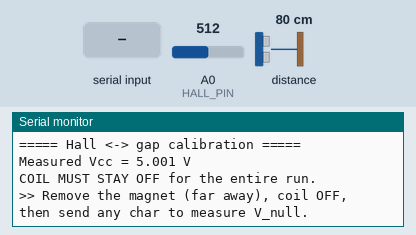
The sketch below on a simulated Arduino Uno, built with avr-gcc and run on an emulated ATmega328P. Shown: the last lines printed to the serial monitor. The inputs (shaded band) are chosen by the test bench; at power-on: distance to the obstacle 80 cm, A0 (HALL_PIN) = 512.

Above: at 0.8 s.
0.9 s: "1" received over Serial
At 1.12 s:
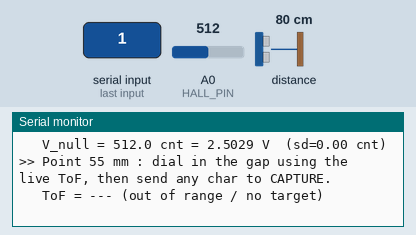
2.4 s: distance to the obstacle set to 2 cm
At 2.72 s:
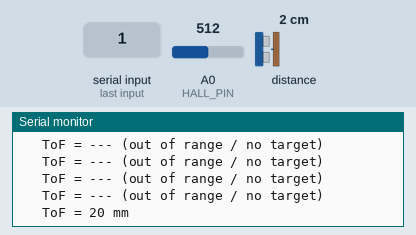
4.4 s: "0" received over Serial
6.9 s: distance to the obstacle set to 4 cm
At 7.02 s:
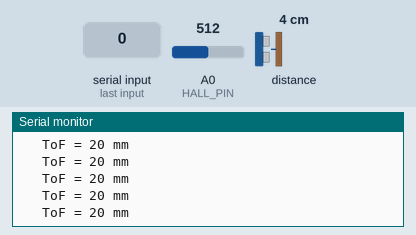

Measured:
- after the input at 0.9 s, the serial monitor: prints a new line at once (image 1)
- after the input at 2.4 s, the serial monitor: prints a new line after 0.17 s (image 2)

The sketch:

calibrate_hall.ino
```cpp
/*
 * calibrate_hall.ino -- build the Hall(B) <-> air-gap calibration table.
 *
 * Idea: you roughly place the floating magnet at a sequence of target gaps
 * (60 mm center, 1 mm steps, 5 below + 5 above => 55..65 mm, 11 points). The
 * REAL gap at each point is measured by the VL53L1X (ground truth); at the same
 * point the SS49EUA Hall output is sampled 1000x and reduced to mean + std. The
 * paired (tof_gap, hall_mean) rows are what you fit later to get y = f(Hall).
 *
 * ***  THE COIL MUST BE OFF FOR THE WHOLE PROCEDURE.  ***  With the coil live the
 * Hall would read B_PM(y) + B_coil(i); calibrating the permanent-magnet curve
 * requires B_coil = 0.
 *
 * Wiring:  SS49EUA OUT -> A0 (Vcc from the same 5V as the ADC ref).
 *          VL53L1X on I2C (A4=SDA, A5=SCL), ranging down at the magnet so its
 *          reading IS the gap.  Serial @115200.
 *
 * Flow: follow the prompts. For each target, use the live ToF readout to dial in
 * the gap, then send any character to CAPTURE. A copy-paste CSV table prints at
 * the end.  Press the board reset to run again.
 */
#include <Arduino.h>
#include <Wire.h>
#include <VL53L1X.h>

// ---- What to sweep ----
static const float   GAP_CENTER   = 60.0f;   // mm, ideal gap
static const float   GAP_STEP     = 1.0f;    // mm between points
static const int     N_SIDE       = 5;       // points on each side of center
static const int     N_PTS        = 2 * N_SIDE + 1;   // 11 targets: 55..65
static const uint32_t HALL_SAMPLES = 1000;   // fast ADC reads per point
static const uint16_t TOF_SAMPLES  = 30;     // ToF reads averaged per point

// ---- Hall front-end ----
static const uint8_t HALL_PIN = A0;
static const float   HALL_SENS_MV_PER_G = 1.8f;  // SS49E typ.; VERIFY on datasheet
#define ADC_FULL 1023.0f

VL53L1X tof;

// ---- Results (paired) ----
static float r_target[N_PTS], r_tofMean[N_PTS], r_tofStd[N_PTS];
static float r_hallMean[N_PTS], r_hallStd[N_PTS];

static float g_vref   = 5.0f;    // measured Vcc (V)
static float g_nullC  = 512.0f;  // V_null in counts

// ---------------- Fast ADC (same as test_hall) ----------------
static inline uint16_t adcRead() {
  ADCSRA |= _BV(ADSC);
  while (ADCSRA & _BV(ADSC)) {}
  return ADC;
}
static void adcSetupFast() {
  ADMUX  = _BV(REFS0) | (HALL_PIN - A0);   // AVCC ref, channel A0
  ADCSRA = _BV(ADEN) | _BV(ADPS2);         // enable + /16 (~77 kSPS)
  adcRead(); adcRead();
}
static long readVccmV() {
  ADMUX = _BV(REFS0) | _BV(MUX3) | _BV(MUX2) | _BV(MUX1); // 1.1V bandgap vs AVCC
  delay(2); adcRead();
  uint16_t adc = adcRead();
  long vcc = (adc > 0) ? (1125300L / adc) : 0;
  ADMUX = _BV(REFS0) | (HALL_PIN - A0);
  adcRead(); adcRead();
  return vcc;
}

// ---------------- Stats helpers ----------------
static void hallStats(uint32_t n, float *mean_c, float *std_c) {
  uint32_t sum = 0; uint64_t sumsq = 0;
  for (uint32_t i = 0; i < n; i++) { uint16_t v = adcRead(); sum += v; sumsq += (uint32_t)v * v; }
  double m = (double)sum / n;
  double var = (double)sumsq / n - m * m;
  *mean_c = m; *std_c = var > 0 ? sqrt(var) : 0;
}
static bool tofValid(uint16_t mm) { return !tof.timeoutOccurred() && mm > 0 && mm < 400; }

static void tofStats(uint16_t n, float *mean_mm, float *std_mm, uint16_t *valid) {
  double sum = 0, sumsq = 0; uint16_t k = 0;
  for (uint16_t i = 0; i < n; i++) {
    uint16_t mm = tof.read();               // blocks until a fresh range is ready
    if (!tofValid(mm)) continue;
    sum += mm; sumsq += (double)mm * mm; k++;
  }
  *valid = k;
  if (k == 0) { *mean_mm = 0; *std_mm = 0; return; }
  double m = sum / k;
  double var = sumsq / k - m * m;
  *mean_mm = m; *std_mm = var > 0 ? sqrt(var) : 0;
}

static void flushSerial() { while (Serial.available()) Serial.read(); }

// Stream live ToF for positioning; return when the user sends any character.
static void positionAndWait(float target) {
  flushSerial();
  Serial.print(F("\n>> Point ")); Serial.print(target, 0);
  Serial.println(F(" mm : dial in the gap using the live ToF, then send any char to CAPTURE."));
  unsigned long last = 0;
  for (;;) {
    if (Serial.available()) { flushSerial(); return; }
    if (millis() - last > 200) {
      last = millis();
      uint16_t mm = tof.read();
      Serial.print(F("   ToF = "));
      if (tofValid(mm)) { Serial.print(mm); Serial.println(F(" mm")); }
      else              { Serial.println(F("--- (out of range / no target)")); }
    }
  }
}

// ---------------- Setup runs the whole calibration once ----------------
void setup() {
  Serial.begin(115200);
  while (!Serial) {}
  adcSetupFast();
  g_vref = readVccmV() / 1000.0f;

  Wire.begin();
  Wire.setClock(400000);
  tof.setTimeout(500);
  if (!tof.init()) { Serial.println(F("VL53L1X init FAILED -- check I2C wiring")); while (1) {} }
  tof.setDistanceMode(VL53L1X::Short);       // 55-65 mm: short mode is fast & robust
  tof.setMeasurementTimingBudget(50000);     // 50 ms: favor ACCURACY (this is calibration)
  tof.startContinuous(50);

  Serial.println(F("\n===== Hall <-> gap calibration ====="));
  Serial.print (F("Measured Vcc = ")); Serial.print(g_vref, 3); Serial.println(F(" V"));
  Serial.println(F("COIL MUST STAY OFF for the entire run.\n"));

  // --- V_null: magnet far away ---
  Serial.println(F(">> Remove the magnet (far away), coil OFF, then send any char to measure V_null."));
  flushSerial(); while (!Serial.available()) {} flushSerial();
  { float m, s; hallStats(HALL_SAMPLES, &m, &s); g_nullC = m;
    Serial.print(F("   V_null = ")); Serial.print(m, 1); Serial.print(F(" cnt = "));
    Serial.print(m * g_vref / ADC_FULL, 4); Serial.print(F(" V  (sd="));
    Serial.print(s, 2); Serial.println(F(" cnt)")); }

  // --- Sweep the 11 targets (55..65) ---
  for (int i = 0; i < N_PTS; i++) {
    float target = GAP_CENTER + (i - N_SIDE) * GAP_STEP;
    r_target[i] = target;
    positionAndWait(target);

    uint16_t nv;
    tofStats(TOF_SAMPLES, &r_tofMean[i], &r_tofStd[i], &nv);
    hallStats(HALL_SAMPLES, &r_hallMean[i], &r_hallStd[i]);

    float dV_mV = (r_hallMean[i] - g_nullC) * g_vref / ADC_FULL * 1000.0f;
    float B_G   = dV_mV / HALL_SENS_MV_PER_G;
    Serial.print(F("   [")); Serial.print(i + 1); Serial.print(F("/")); Serial.print(N_PTS);
    Serial.print(F("] target=")); Serial.print(target, 0);
    Serial.print(F("  ToF="));    Serial.print(r_tofMean[i], 2);
    Serial.print(F("+/-"));       Serial.print(r_tofStd[i], 2);
    Serial.print(F("mm (n="));    Serial.print(nv); Serial.print(F(")"));
    Serial.print(F("  Hall="));   Serial.print(r_hallMean[i], 1);
    Serial.print(F("+/-"));       Serial.print(r_hallStd[i], 2); Serial.print(F("cnt"));
    Serial.print(F("  dV="));     Serial.print(dV_mV, 1); Serial.print(F("mV"));
    Serial.print(F("  B~"));      Serial.print(B_G, 0); Serial.println(F("G"));
  }

  // --- Final copy-paste CSV ---
  Serial.println(F("\n===== CSV (copy into your fit) ====="));
  Serial.print(F("Vcc_V,")); Serial.print(g_vref, 3);
  Serial.print(F(",Vnull_cnt,")); Serial.print(g_nullC, 1);
  Serial.print(F(",sens_mVperG,")); Serial.println(HALL_SENS_MV_PER_G, 2);
  Serial.println(F("target_mm,tof_mm,tof_sd_mm,hall_cnt,hall_sd_cnt,hall_V,dV_mV,B_G"));
  for (int i = 0; i < N_PTS; i++) {
    float hall_V = r_hallMean[i] * g_vref / ADC_FULL;
    float dV_mV  = (r_hallMean[i] - g_nullC) * g_vref / ADC_FULL * 1000.0f;
    float B_G    = dV_mV / HALL_SENS_MV_PER_G;
    Serial.print(r_target[i], 0);   Serial.print(',');
    Serial.print(r_tofMean[i], 2);  Serial.print(',');
    Serial.print(r_tofStd[i], 2);   Serial.print(',');
    Serial.print(r_hallMean[i], 1); Serial.print(',');
    Serial.print(r_hallStd[i], 2);  Serial.print(',');
    Serial.print(hall_V, 4);        Serial.print(',');
    Serial.print(dV_mV, 1);         Serial.print(',');
    Serial.println(B_G, 1);
  }
  Serial.println(F("\nDone. Press RESET to run again."));
}

void loop() {}
```
